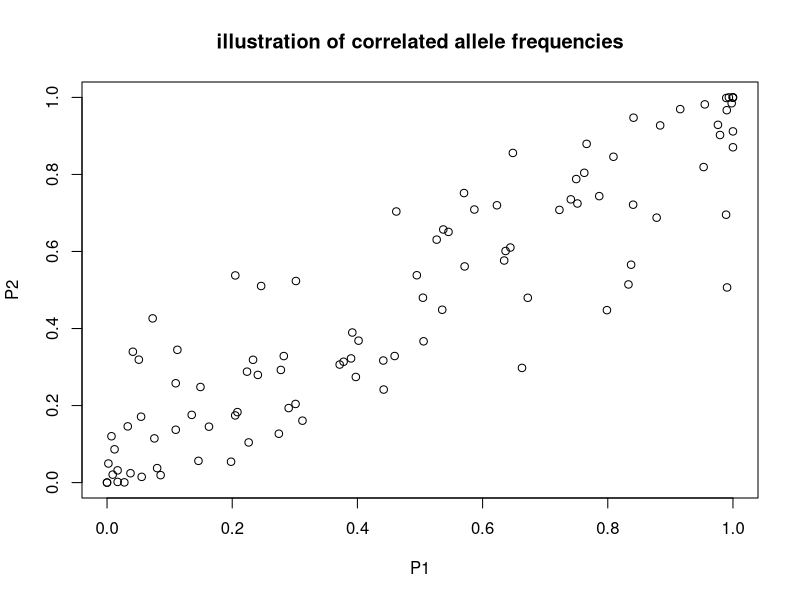

Here is the R script that generated this plot:
## ---- chunk 1
knitr::opts_chunk$set(echo = TRUE)
## ---- chunk 2
set.seed(1001)
R = 100
m = runif(R)
N = 10
P1 = rbeta(R, m*N, (1-m)*N)
P2 = rbeta(R, m*N, (1-m)*N)
plot(P1,P2,main="illustration of correlated allele frequencies")
